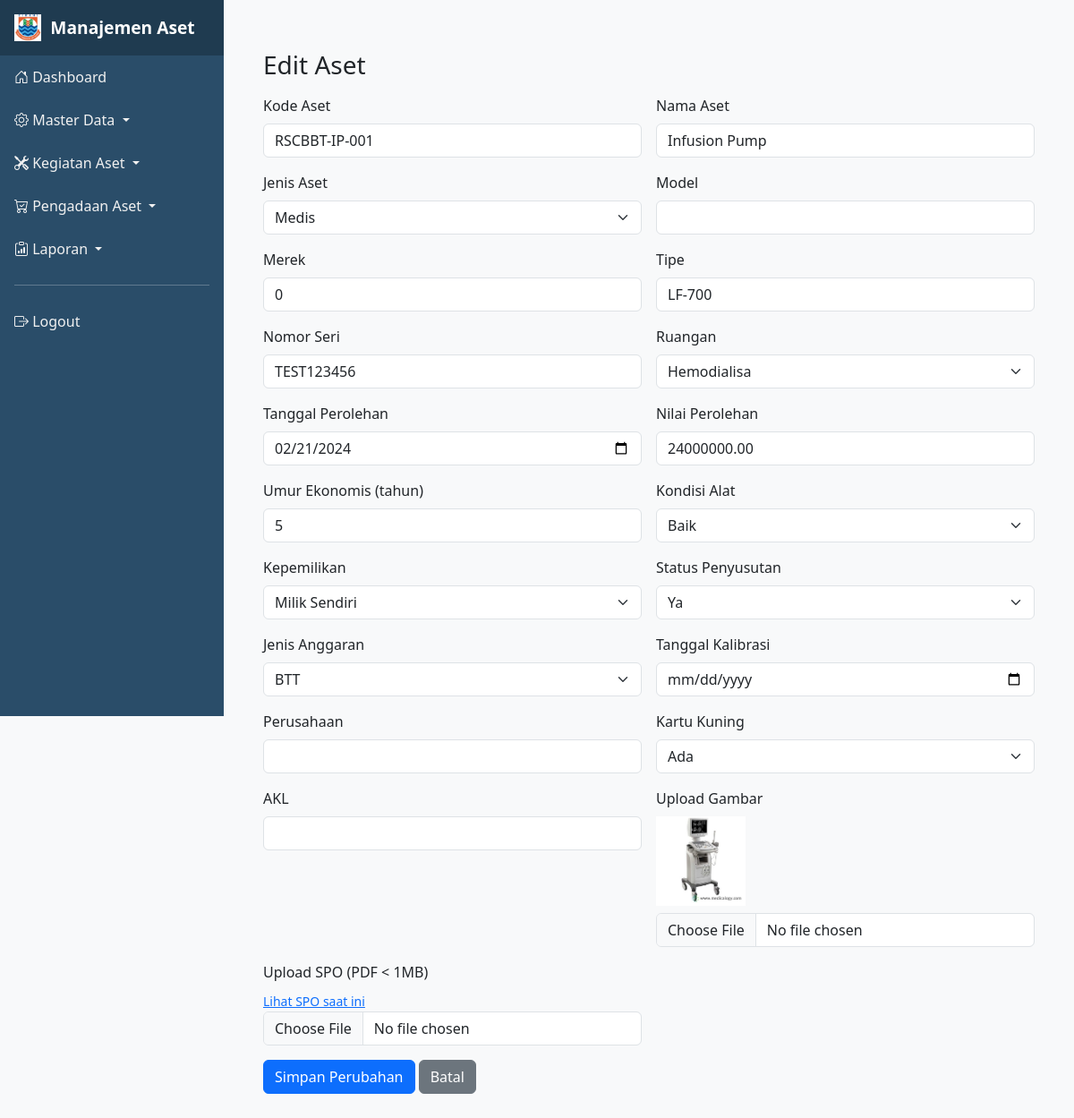
/index.php?page=edit_aset&id_aset=12 (signed in), run on the app's committed database.
### tables this page shows
CREATE TABLE `aset` (
  `id_aset` int(11) NOT NULL,
  `kode_aset` varchar(50) NOT NULL,
  `nama_aset` varchar(100) NOT NULL,
  `jenis_aset` enum('Medis','Non Medis') NOT NULL,
  `merek` varchar(100) DEFAULT NULL,
  `tipe` varchar(100) DEFAULT NULL,
  `id_ruangan` int(11) NOT NULL,
  `tanggal_perolehan` date NOT NULL,
  `nilai_perolehan` decimal(15,2) NOT NULL,
  `umur_ekonomis` tinyint(4) NOT NULL COMMENT 'Dalam tahun',
  `kondisi_alat` enum('aktif','tidak aktif','rusak','diperbaiki') DEFAULT 'aktif',
  `kepemilikan` enum('RSUD Cibabat','KSO') DEFAULT NULL,
  `status_penyusutan` enum('belum dihitung','dihitung') DEFAULT 'belum dihitung',
  `nomor_seri` varchar(255) DEFAULT NULL,
  `image` varchar(255) DEFAULT NULL,
  `stok` decimal(30,0) DEFAULT NULL,
  `jumlah_nilai_perolehan` decimal(30,0) DEFAULT NULL,
  `id_jenis_aset` int(11) DEFAULT NULL,
  `spo` varchar(255) DEFAULT NULL,
  `model` varchar(255) DEFAULT NULL,
  `jenis_anggaran` enum('BTT','BLUD') DEFAULT NULL,
  `kalibrasi` date DEFAULT NULL,
  `perusahaan` varchar(255) DEFAULT NULL,
  `kartu_kuning` enum('Ada','Tidak Ada') DEFAULT NULL,
  `akl` varchar(255) DEFAULT NULL
);

### pages/edit_aset.php (the view, shortened to what this page needs)
<?php
require_once $_SERVER['DOCUMENT_ROOT'] . '/samcibabat/includes/db.php';
$id_aset = isset($_GET['id_aset']) ? (int)$_GET['id_aset'] : 0;
$stmt = $conn->prepare("SELECT * FROM aset WHERE id_aset = ?");
$stmt->bind_param("i", $id_aset);
$stmt->execute();
$res  = $stmt->get_result();
$aset = $res->fetch_assoc();
?>
<!DOCTYPE html>
<html lang="id">
<head>
    <link href="https://cdn.jsdelivr.net/npm/bootstrap@5.3.3/dist/css/bootstrap.min.css" rel="stylesheet">
</head>
<body class="bg-light">
<div class="container mt-4">
    <h3 class="mb-3">Edit Aset</h3>
    <form method="POST" enctype="multipart/form-data" class="row g-3">
        <div class="col-md-6">
            <label class="form-label">Kode Aset</label>
            <input type="text" name="kode_aset" value="<?= htmlspecialchars($aset['kode_aset']) ?>" class="form-control" required>
        </div>
        <div class="col-md-6">
            <label class="form-label">Nama Aset</label>
            <input type="text" name="nama_aset" value="<?= htmlspecialchars($aset['nama_aset']) ?>" class="form-control" required>
        </div>
       <div class="col-md-6">
    <label class="form-label">Jenis Aset</label>
    <select name="jenis_aset" class="form-select" required>
        <option value="Medis" <?= ($aset['jenis_aset'] == 'Medis') ? 'selected' : '' ?>>Medis</option>
    </select>
</div>
        <div class="col-md-6">
            <label class="form-label">Model</label>
            <input type="text" name="model" value="<?= htmlspecialchars($aset['model']) ?>" class="form-control">
        </div>
        <div class="col-md-6">
            <label class="form-label">Merek</label>
            <input type="text" name="merek" value="<?= htmlspecialchars($aset['merek']) ?>" class="form-control">
        </div>
        <div class="col-md-6">
            <label class="form-label">Tipe</label>
            <input type="text" name="tipe" value="<?= htmlspecialchars($aset['tipe']) ?>" class="form-control">
        </div>
        <div class="col-md-6">
            <label class="form-label">Nomor Seri</label>
            <input type="text" name="nomor_seri" value="<?= htmlspecialchars($aset['nomor_seri']) ?>" class="form-control">
        </div>
        <div class="col-md-6">
            <label class="form-label">Ruangan</label>
            <select name="id_ruangan" class="form-select" required>
                <?php
                $ru = $conn->query("SELECT id_ruangan, nama_ruangan FROM ruangan ORDER BY nama_ruangan ASC");
                while ($r = $ru->fetch_assoc()):
                    $sel = ((int)$aset['id_ruangan'] === (int)$r['id_ruangan']) ? 'selected' : '';
                ?>
                    <option value="<?= (int)$r['id_ruangan'] ?>" <?= $sel ?>>
                        <?= htmlspecialchars($r['nama_ruangan']) ?>
                    </option>
                <?php endwhile; ?>
            </select>
        </div>
        <div class="col-md-6">
            <label class="form-label">Tanggal Perolehan</label>
            <input type="date" name="tanggal_perolehan" value="<?= htmlspecialchars($aset['tanggal_perolehan']) ?>" class="form-control">
        </div>
        <div class="col-md-6">
            <label class="form-label">Nilai Perolehan</label>
            <input type="number" step="0.01" name="nilai_perolehan" value="<?= htmlspecialchars($aset['nilai_perolehan']) ?>" class="form-control">
        </div>
        <div class="col-md-6">
            <label class="form-label">Umur Ekonomis (tahun)</label>
            <input type="number" name="umur_ekonomis" value="<?= htmlspecialchars($aset['umur_ekonomis']) ?>" class="form-control">
        </div>
        <div class="col-md-6">
            <label class="form-label">Kondisi Alat</label>
            <select name="kondisi_alat" class="form-select" required>
                <?php
                $optKondisi = ['Baik','Rusak Ringan','Rusak Berat','Aktif','Tidak Aktif','Rusak','Diperbaiki'];
                foreach ($optKondisi as $opt):
                    $sel = ($aset['kondisi_alat'] === $opt) ? 'selected' : '';
                    echo "<option value=\"".htmlspecialchars($opt)."\" $sel>".htmlspecialchars($opt)."</option>";
                endforeach;
                ?>
            </select>
        </div>
        <div class="col-md-6">
            <label class="form-label">Kepemilikan</label>
            <select name="kepemilikan" class="form-select" required>
                <?php
                $optKep = ['Milik Sendiri','Milik RS','Sewa','Hibah','Pinjam','RSUD Cibabat','KSO'];
                foreach ($optKep as $opt):
                    $sel = ($aset['kepemilikan'] === $opt) ? 'selected' : '';
                    echo "<option value=\"".htmlspecialchars($opt)."\" $sel>".htmlspecialchars($opt)."</option>";
                endforeach;
                ?>
            </select>
        </div>
        <div class="col-md-6">
            <label class="form-label">Status Penyusutan</label>
            <select name="status_penyusutan" class="form-select" required>
                <?php
                $optSusut = ['Ya','Tidak','Belum Dihitung','Dihitung','Disusutkan','Tidak Disusutkan'];
                foreach ($optSusut as $opt):
                    $sel = ($aset['status_penyusutan'] === $opt) ? 'selected' : '';
                    echo "<option value=\"".htmlspecialchars($opt)."\" $sel>".htmlspecialchars($opt)."</option>";
                endforeach;
                ?>
            </select>
        </div>
        <div class="col-md-6">
            <label class="form-label">Jenis Anggaran</label>
            <select name="jenis_anggaran" class="form-select" required>
                <option value="BTT"  <?= $aset['jenis_anggaran']=='BTT'?'selected':''; ?>>BTT</option>
            </select>
        </div>
        <div class="col-md-6">
            <label class="form-label">Tanggal Kalibrasi</label>
            <input type="date" name="kalibrasi" value="<?= htmlspecialchars($aset['kalibrasi']) ?>" class="form-control">
        </div>
        <div class="col-md-6">
            <label class="form-label">Perusahaan</label>
            <input type="text" name="perusahaan" value="<?= htmlspecialchars($aset['perusahaan']) ?>" class="form-control">
        </div>
        <div class="col-md-6">
            <label class="form-label">Kartu Kuning</label>
            <select name="kartu_kuning" class="form-select" required>
                <option value="Ada"   <?= $aset['kartu_kuning']=='Ada'?'selected':''; ?>>Ada</option>
            </select>
        </div>
        <div class="col-md-6">
            <label class="form-label">AKL</label>
            <input type="text" name="akl" value="<?= htmlspecialchars($aset['akl']) ?>" class="form-control">
        </div>
        <div class="col-md-6">
            <label class="form-label">Upload Gambar</label><br>
            <?php if (!empty($aset['image'])): ?>
                <img src="/samcibabat/uploads/<?= htmlspecialchars($aset['image']) ?>" width="100" class="mb-2" alt="image aset"><br>
            <?php endif; ?>
            <input type="file" name="image" class="form-control" accept="image/*">
        </div>
        <div class="col-md-6">
            <label class="form-label">Upload SPO (PDF &lt; 1MB)</label><br>
            <?php if (!empty($aset['spo'])): ?>
                <a class="small" href="/samcibabat/uploads/<?= htmlspecialchars($aset['spo']) ?>" target="_blank">Lihat SPO saat ini</a><br>
            <?php endif; ?>
            <input type="file" name="spo" class="form-control" accept="application/pdf">
        </div>
        <div class="col-12">
            <button type="submit" class="btn btn-primary">Simpan Perubahan</button>
            <a href="/samcibabat/index.php?page=aset" class="btn btn-secondary">Batal</a>
        </div>
    </form>
</div>
</body>
</html>

### index.php (style rules this page uses)
:root { --main-color: #2A4D69; --hover-color: #1f3b50; --sidebar-width: 250px; }
body { margin: 0; padding: 0; font-family: 'Segoe UI', sans-serif; background-color: #f8f9fa; }

### data on the page
aset: kode_aset "RSCBBT-IP-001", nama_aset "Infusion Pump", jenis_aset "Medis", merek "0", tipe "LF-700", nomor_seri "TEST123456", tanggal_perolehan "02/21/2024", nilai_perolehan "24000000.00", umur_ekonomis "5", jenis_anggaran "BTT", kartu_kuning "Ada", image (picture)

### other printed values
form field id_ruangan "Hemodialisa"
form field kondisi_alat "Baik"
form field kepemilikan "Milik Sendiri"
form field status_penyusutan "Ya"
